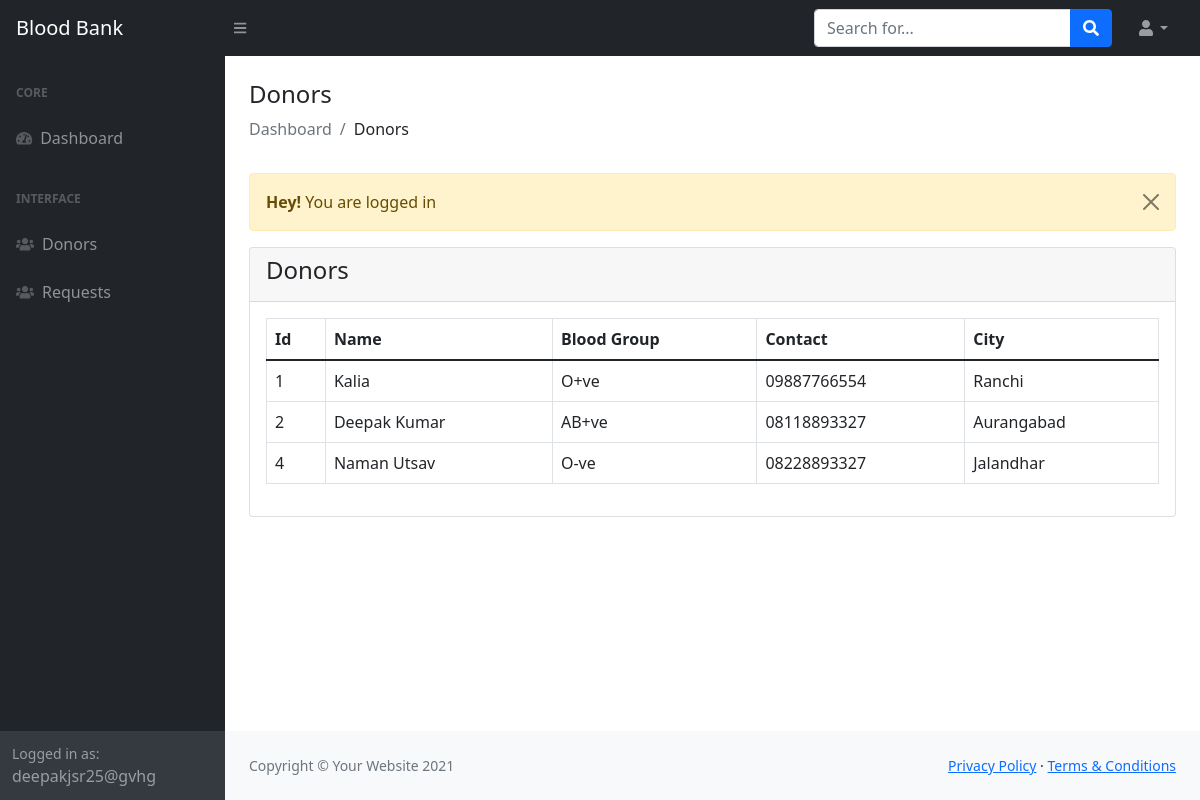
/user/view-donors.php (signed in), run on the app's committed database.
### tables this page shows
CREATE TABLE `donors` (
  `id` int(20) NOT NULL,
  `name` varchar(255) NOT NULL,
  `blood_group` varchar(255) NOT NULL,
  `contact` varchar(255) NOT NULL,
  `city` varchar(255) NOT NULL
);

### user/view-donors.php (the view)
<?php
include('authentication.php');
include('includes/header.php');
?>
<div class="container-fluid px-4">
    <h4 class="mt-4">Donors</h4>
    <ol class="breadcrumb mb-4">
        <li class="breadcrumb-item active">Dashboard</li>
        <li class="breadcrumb-item">Donors</li>
    </ol>
    <div class="row">
        <div class="col-md-12">
            <?php include('message.php') ?>
            <div class="card">
                <div class="card-header">
                    <h4>Donors</h4>
                </div>
                <div class="card-body">
                    <table class="table table-bordered">
                        <thead>
                            <tr>
                                <th>Id</th>
                                <th>Name</th>
                                <th>Blood Group</th>
                                <th>Contact</th>
                                <th>City</th>
                            </tr>
                        </thead>
                        <tbody>
                            <?php
                            $query = "SELECT * FROM donors";
                            $query_run = mysqli_query($conn, $query);
                            if (mysqli_num_rows($query_run) > 0) {
                                foreach ($query_run as $row) {
                            ?>
                                    <tr>
                                        <td><?= $row['id']; ?></td>
                                        <td><?= $row['name']; ?></td>
                                        <td><?= $row['blood_group']; ?></td>
                                        <td><?= $row['contact']; ?></td>
                                        <td><?= $row['city']; ?></td>
                                    </tr>
                                <?php
                                }
                            } else {
                                ?>
                                <td colspan="6">No Record Found</td>
                            <?php
                            }
                            ?>
                        </tbody>
                    </table>
                </div>
            </div>
        </div>
    </div>
    <?php
    include('includes/footer.php');
    include('includes/scripts.php');
    ?>

### data on the page
donors: id "1", name "Kalia", blood_group "O+ve", contact "09887766554", city "Ranchi"
donors: id "2", name "Deepak Kumar", blood_group "AB+ve", contact "08118893327", city "Aurangabad"
donors: id "4", name "Naman Utsav", blood_group "O-ve", contact "08228893327", city "Jalandhar"

### other printed values
$_SESSION['auth_user']['user_name'] "deepakjsr25@gvhg"
$_SESSION['message'] "You are logged in"
